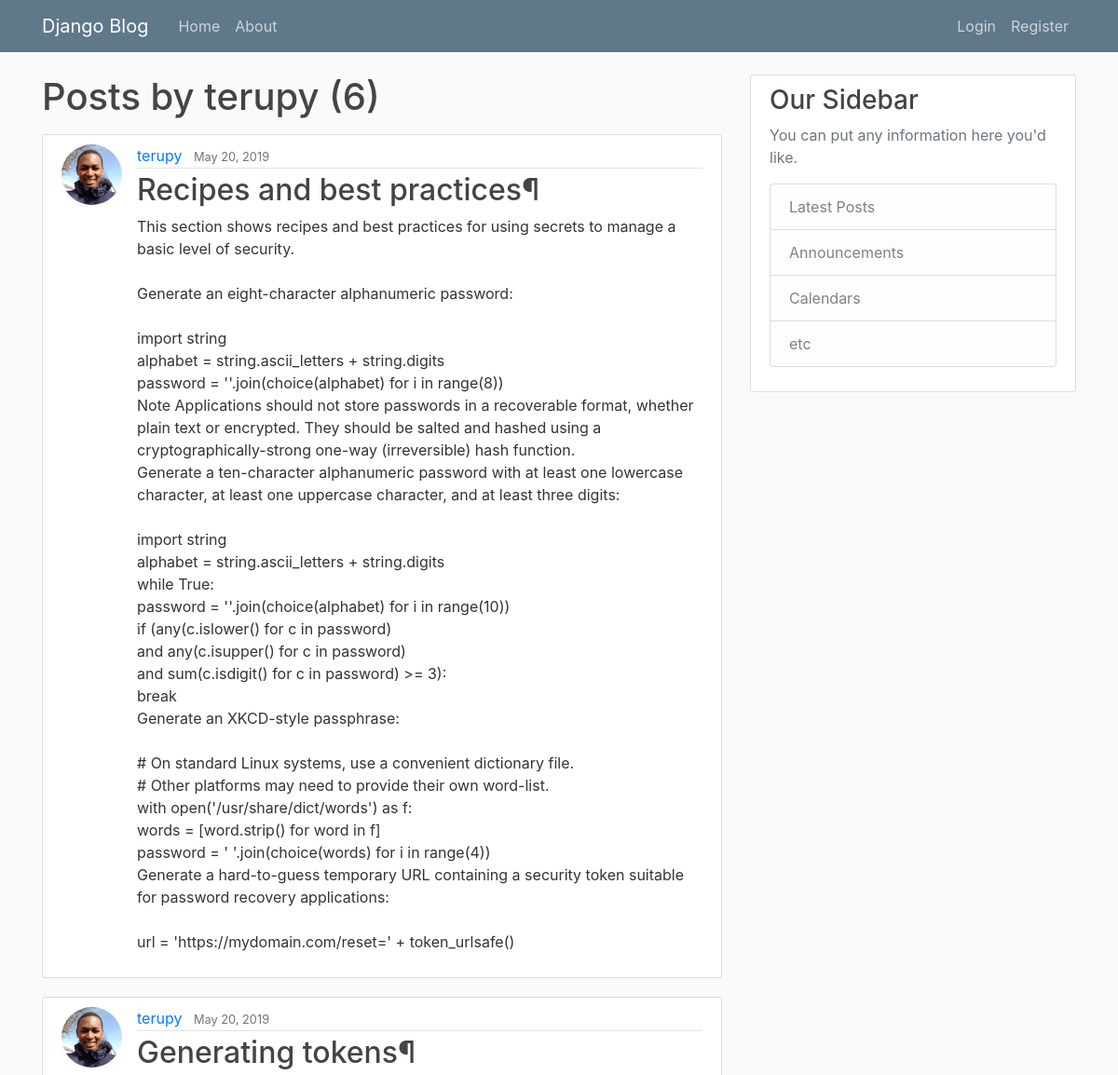
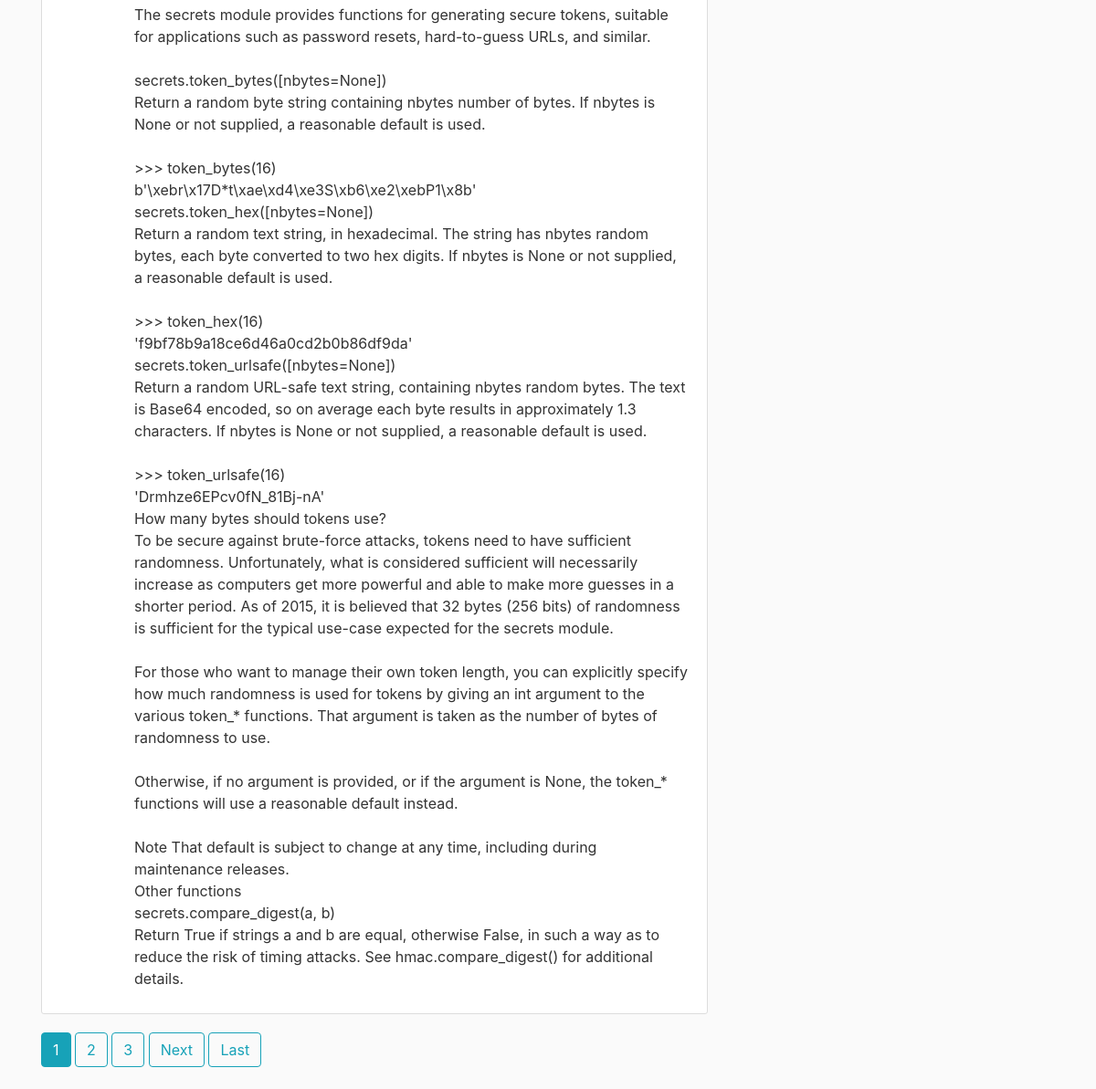
Page /user/terupy on the committed database (2 pictures, top to bottom).
### blog/models.py (models this page shows, shortened)
class Post(models.Model):
    title = models.CharField(max_length=100)
    content = models.TextField()
    date_posted = models.DateTimeField(default=timezone.now)
    author = models.ForeignKey(User, on_delete=models.CASCADE)

### users/models.py (models this page shows, shortened)
class Profile(models.Model):
	user = models.OneToOneField(User, on_delete=models.CASCADE)
	image = models.ImageField(default='default.jpg', upload_to='profile_pics')

### blog/views.py (the view)
# urls.py: path('user/<str:username>', UserPostListView.as_view(), name='user-posts'),
class UserPostListView(ListView):
    model = Post
    template_name = 'blog/user_posts.html'  # <app>/<model>_<viewtype>.html
    context_object_name = 'posts'
    paginate_by = 2
    def get_queryset(self):
        user = get_object_or_404(User, username=self.kwargs.get('username'))
        return Post.objects.filter(author=user).order_by('-date_posted')

### blog/templates/blog/user_posts.html (shortened to what this page needs)
{% extends "blog/base.html" %}
{% block content %}
    <h1 class="mb-3">Posts by {{ view.kwargs.username }} ({{ page_obj.paginator.count }})</h1>
    {% for post in posts %}
        <article class="media content-section">
          <img class="rounded-circle article-img" src="{{ post.author.profile.image.url }}">
          <div class="media-body">
            <div class="article-metadata">
              <a class="mr-2" href="{% url 'user-posts' post.author.username %}">{{ post.author }}</a>
              <small class="text-muted">{{ post.date_posted|date:"F d, Y" }}</small>
            </div>
            <h2><a class="article-title" href="{% url 'post-detail' post.id %}">{{ post.title }}</a></h2>
            <p class="article-content">{{ post.content }}</p>
          </div>
        </article>
    {% endfor %}
    {% if is_paginated %}
      {% for num in page_obj.paginator.page_range %}
        {% if page_obj.number == num %}
          <a class="btn btn-info mb-4" href="?page={{ num }}">{{ num }}</a>
        {% elif num > page_obj.number|add:'-3' and num < page_obj.number|add:'3' %}
          <a class="btn btn-outline-info mb-4" href="?page={{ num }}">{{ num }}</a>
        {% endif %}
      {% endfor %}
      {% if page_obj.has_next %}
        <a class="btn btn-outline-info mb-4" href="?page={{ page_obj.next_page_number }}">Next</a>
        <a class="btn btn-outline-info mb-4" href="?page={{ page_obj.paginator.num_pages }}">Last</a>
      {% endif %}
    {% endif %}
{% endblock content %}

### blog/static/blog/main.css (style rules this page uses)
body { background: #fafafa; color: #333333; margin-top: 5rem; }
h1, h2, h3, h4, h5, h6 { color: #444444; }
.content-section { background: #ffffff; padding: 10px 20px; border: 1px solid #dddddd; border-radius: 3px; margin-bottom: 20px; }
.article-title { color: #444444; }
.article-content { white-space: pre-line; }
.article-img { height: 65px; width: 65px; margin-right: 16px; }
.article-metadata { padding-bottom: 1px; margin-bottom: 4px; border-bottom: 1px solid #e3e3e3 }

### rows in the picture
Post: author.profile.image (picture), author "terupy", date_posted "May 20, 2019", title "Recipes and best practices¶", content "This section shows recipes and best practices for using secrets to manage a basic level of security. Generate an eight-character alphanumeric password: import string alphabet = string.ascii_letters + string.digits password = ''.join(choice(alphabet) for i in range(8)) Note Applications should not store passwords in a recoverable format, whether plain text or encrypted. They should be salted and hashed using a cryptographically-strong one-way (irreversible) hash function. Generate a ten-character alphanumeric password with at least one lowercase character, at least one uppercase character, and at least three digits: import string alphabet = string.ascii_letters + string.digits while True:…"
Post: author.profile.image (picture), author "terupy", date_posted "May 20, 2019", title "Generating tokens¶", content "The secrets module provides functions for generating secure tokens, suitable for applications such as password resets, hard-to-guess URLs, and similar. secrets.token_bytes([nbytes=None]) Return a random byte string containing nbytes number of bytes. If nbytes is None or not supplied, a reasonable default is used. >>> token_bytes(16) b'\\xebr\\x17D*t\\xae\\xd4\\xe3S\\xb6\\xe2\\xebP1\\x8b' secrets.token_hex([nbytes=None]) Return a random text string, in hexadecimal. The string has nbytes random bytes, each byte converted to two hex digits. If nbytes is None or not supplied, a reasonable default is used. >>> token_hex(16) 'f9bf78b9a18ce6d46a0cd2b0b86df9da' secrets.token_urlsafe([nbytes=None]) Return a…"

### other values in the picture
{{ view.kwargs.username }} "terupy"
{{ page_obj.paginator.count }} "6"
{{ num }} "1"
{{ num }} "2" "3"
